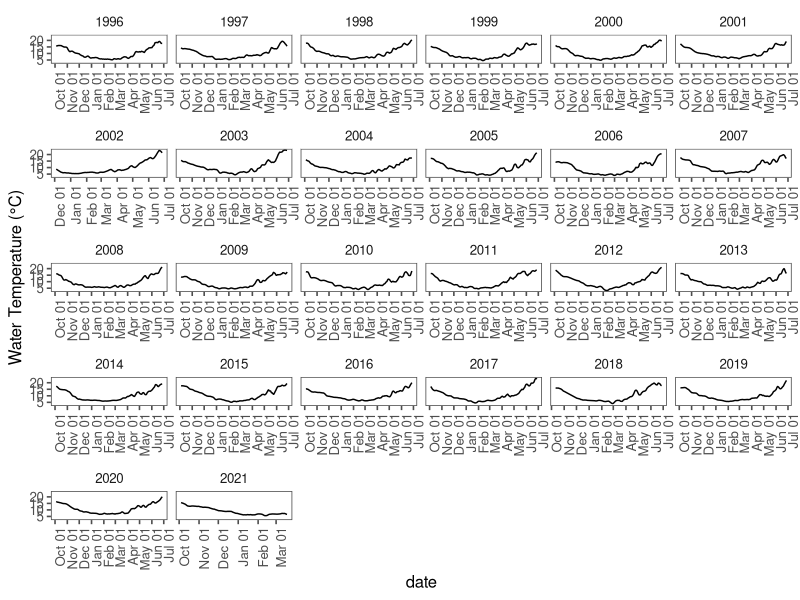

This figure's R source: (Note: this script raises an error after producing the figure.)
#### CLEAR THE ENVIRONMENT FIRST ---------------------------------------------

rm(list = ls(all.names = TRUE))


#### LOAD PACKAGES -----------------------------------------------------------

library(tidyverse)
library(ggplot2)
library(data.table)
library(ggthemes)
library(readxl)
library(gridExtra)
library(grid)
library(cowplot)


#### LOAD TEMPERATURE DATA -----------------------------------------------------------------------

temp.all <- read_excel("data/lake-geneva/lake-geneva-temperature.xlsx", sheet = "temp", skip = 28) %>% 
  mutate(yday = yday(date)) %>% 
  filter(year >= 1996)

## Calculate a 5-day center moving average to smooth temperature curve
## Smoothing prevents issues below trying to find the start and stop from large daily temp deviations
temp.all.ma <- temp.all %>% group_by(year) %>% 
  mutate(temp.ma_c = frollmean(temp_c, n = 7, align = "center")) %>% 
  filter(!is.na(temp.ma_c))

## 
ggplot(temp.all.ma, aes(x = date, y = temp.ma_c)) + 
  geom_line() + theme_few() + 
  ylab('Water Temperature (°C)') + 
  scale_x_datetime(date_breaks = "1 month", date_labels =  "%b %d") + 
  theme(axis.text.x = element_text(angle = 90, hjust = 1))  + 
  facet_wrap(~year, scales = "free_x")


#### CALCULATE MEAN SPAWNING DATE ----------------------------------------------------------------

model.locations <- read_excel("data/model-population-parameters.xlsx", sheet = "bio-parameters", skip = 34) %>% 
  filter(lake == "Lake Geneva")


#### CALCULATE MEAN SPAWNING DATE ----------------------------------------------------------------

## Calculate the start date of spawning period
spawn.start.date <- temp.all.ma %>% 
  group_by(year) %>% 
  filter(temp.ma_c <= model.locations$start.spawn.temp_c) %>% 
  arrange(date) %>% 
  slice(1) %>% select(year, spawn.start.date = date)

## Calculate the end date of spawning period
spawn.end.date <- temp.all.ma %>% 
  group_by(year) %>% 
  filter(temp.ma_c <= model.locations$end.spawn.temp_c) %>% 
  arrange(date) %>% 
  slice(1) %>% 
  select(year, spawn.end.date = date) %>% 
  ## subtract one day to correct for temp less than (spawning ends day of temp threshold)
  mutate(spawn.end.date = as.Date(spawn.end.date)-1)

## Combine start and end dates; Filter to each day in spawning period
spawn.period.temp <- temp.all.ma %>% 
  left_join(spawn.start.date) %>% 
  left_join(spawn.end.date) %>% 
  mutate(spawn.length_days = as.Date(spawn.end.date) - as.Date(spawn.start.date),
         spawn.end.date = as.Date(ifelse(spawn.length_days > 30, as.Date(spawn.start.date)+30, spawn.end.date), origin = "1970-01-01"),
         spawn.length_days = as.Date(spawn.end.date) - as.Date(spawn.start.date)) %>%
  group_by(year) %>% 
  filter(date >= spawn.start.date, date <= spawn.end.date)

spawn.date <- spawn.period.temp %>% 
  group_by(year) %>% 
  summarize(mu.spawn.date = mean(date)) %>% 
  ungroup() %>% 
  select(year, spawn.date = mu.spawn.date)

#### CALCULATE MEAN HATCHING DATE ----------------------------------------------------------------

hatch <- read_excel("data/lake-geneva/lake-geneva-hatching.xlsx", sheet = "lake-geneva-hatching", skip = 27) %>%
  group_by(year) %>% 
  summarize(mu.hatch.date = as.Date(weighted.mean(date, abundance), format = "%Y-%m-%d")) %>% 
  mutate(mu.hatch.yday = yday(mu.hatch.date)) %>% 
  ungroup()

hatch.temp <- temp.all.ma %>% left_join(hatch) %>%
  group_by(year) %>% 
  filter(date == mu.hatch.date) %>% 
  ungroup() %>% 
  summarize(mean_temp = mean(temp_c)) %>% pull(mean_temp)

## Find date of lowest temp for each year
temp_low <- temp.all.ma %>% 
  group_by(year) %>% 
  filter(temp.ma_c == min(temp.ma_c)) %>% 
  select(year, temp.low.yday = yday)

hatch.date <- temp.all.ma %>% 
  left_join(temp_low) %>% 
  group_by(year) %>% 
  filter(yday >= temp.low.yday, yday < 150) %>% 
  filter(temp.ma_c >= hatch.temp) %>% 
  arrange(date) %>% 
  slice(1) %>% 
  select(year, hatch.date = date)


## Filter temp profiles by start and end dates, calculate daily degree-days

temp.inc <- temp.all.ma %>% left_join(spawn.date) %>% left_join(hatch.date) %>% group_by(year) %>% filter(date >= spawn.date, date <= hatch.date) %>% 
  arrange(year)

## Find DOY and ADD at hatch
temp.ep.hatch <- temp.inc %>% group_by(year) %>% 
  mutate(ADD = cumsum(temp.ma_c)) %>% 
  filter(ADD == max(ADD)) %>% 
  select(date, year, temp.ma_c, yday, ADD)

## Filter temp profiles by start and end dates, calculate daily degree-days

temp.inc.models <- temp.all.ma %>% left_join(spawn.date) %>% group_by(year) %>% filter(date >= spawn.date) %>% 
  arrange(year)


#### EUROPEAN WHITEFISH MODELS -------------------------------------------------------------------

## Polynomial: y = a + bx + cx^2
## Semilog: log10(y) = log10(a) + log10(b)x + log10(c)x^2
## Antilog: 10^(log(y))

## Eckmann 1987 (uses natural log)
model.EC <- read_excel("data/model-structural-parameters.xlsx", sheet = "coefficients", skip = 32) %>% 
  filter(lake == "Lake Constance", species == "lavaretus macrophthalmus")

## Take antilog from daily semilog output, accumulate across days
model.EC.perc <- temp.inc.models %>% 
  group_by(year) %>% 
  mutate(perc.day = (10^(model.EC$a + model.EC$b * temp.ma_c + model.EC$c * temp.ma_c^2))*100,
         perc.cum = cumsum(perc.day)) %>% 
  filter(perc.cum <= 100) %>%
  mutate(ADD = cumsum(temp.ma_c))

model.EC.perc.max <- model.EC.perc %>% group_by(year) %>% 
  filter(perc.cum == max(perc.cum)) %>% 
  select(date, year, temp.ma_c, ADD) %>% 
  mutate(model = "EC")


## Stewart et al. 2021
model.geneva <- read_excel("data/model-structural-parameters.xlsx", sheet = "coefficients", skip = 32) %>% 
  filter(lake == "Lake Geneva")

## Take antilog from daily semilog output, accumulate across days
model.geneva.perc <- temp.inc.models %>%
  group_by(year) %>% 
  mutate(perc.day = (10^(model.geneva$a + model.geneva$b * temp.ma_c))*100,
         perc.cum = cumsum(perc.day)) %>% 
  filter(perc.cum <= 100) %>%
  mutate(ADD = cumsum(temp.ma_c))

model.geneva.perc.max <- model.geneva.perc %>% group_by(year) %>% 
  filter(perc.cum == max(perc.cum)) %>% 
  select(date, year, temp.ma_c, ADD) %>% 
  mutate(model = "GN")


#### COMBINE ALL MODEL HATCHING ESTIMATES --------------------------------------------------------

model.hatching.all <- temp.ep.hatch %>% 
  mutate(model = "EP") %>% 
  bind_rows(., model.geneva.perc.max, model.EC.perc.max) %>% 
  mutate(model = factor(model, ordered = TRUE, levels = c("EP", "GN", "EC")),
         yday = yday(date))

model.hatching.all.add.comp <- model.hatching.all %>% 
  group_by(model) %>% 
  summarize(mean.ADD = mean(ADD)) %>% 
  select(model, mean.ADD) %>% 
  pivot_wider(names_from = model, values_from = mean.ADD) %>% 
  mutate(dif.GN = EP-GN,
         diff.EC = EP-EC)

model.hatching.all.yday.comp <- model.hatching.all %>% 
  group_by(model) %>% 
  summarize(mean.yday = mean(yday)) %>% 
  select(model, mean.yday) %>% 
  pivot_wider(names_from = model, values_from = mean.yday) %>% 
  mutate(dif.GN = EP-GN,
         diff.EC = EP-EC)


#### VISUALIZATIONS ------------------------------------------------------------------------------

ggplot(temp.all.ma, aes(x = date, y = temp.ma_c)) + 
  geom_line(size = 0.8) +
  geom_vline(data = data.frame(year = unique(temp.all.ma$year), 
                               date = temp.inc %>% group_by(year) %>% slice(1) %>% pull(date)),
             aes(xintercept = date), color = "gray25", linetype = "dashed", show.legend = FALSE) +
  geom_point(data = model.hatching.all, aes(x = as.POSIXct(date), y = temp.ma_c, fill = model, shape = model), size = 3) +
  scale_shape_manual("", values = c(21, 22, 23),
                     labels = c("Empirical Hatching  ", "Unpublished Thonon Data  ", "Eckmann, 1987")) +
  scale_fill_manual("", values = c("lightsalmon", "cornflowerblue", "forestgreen"),
                    labels = c("Empirical Hatching  ", "Unpublished Thonon Data  ", "Eckmann, 1987")) +
  scale_x_datetime(date_breaks = "1 month", date_labels =  "%b %d") + 
  labs(y = "Water Temperature (°C)") + 
  theme_few() + 
  theme(axis.text.x = element_text(angle = 45, hjust = 1),
        axis.text = element_text(size = 12),
        axis.title.y = element_text(size = 15),
        axis.title.x = element_blank(),
        legend.position = "top", 
        legend.text = element_text(size = 15),
        strip.text = element_text(size = 12),
        panel.spacing = unit(1, "lines")) + 
  facet_wrap(~year, scales = "free_x")

ggsave("figures/lake-geneva/lake-geneva-model-comparison-temp.png", height = 5.5, width = 9.5, dpi = 300)


plot.add <- ggplot(model.hatching.all, aes(x = factor(year), y = ADD, group = model)) +
  geom_point(aes(fill = model, shape = model), size = 3) + 
  scale_shape_manual("", values = c(21, 22, 23),
                     labels = c("Empirical Hatching  ", "Unpublished Thonon Data  ", "Eckmann, 1987")) +
  scale_fill_manual("", values = c("lightsalmon", "cornflowerblue", "forestgreen"),
                    labels = c("Empirical Hatching  ", "Unpublished Thonon Data  ", "Eckmann, 1987")) +
  labs(y = "Degree-days") +
  theme_few() + 
  theme(axis.text.x = element_text(angle = 45, hjust = 1),
        axis.text = element_text(size = 12),
        axis.title.y = element_text(size = 15),
        axis.title.x = element_blank(),
        legend.position = "top", 
        legend.text = element_text(size = 15),
        strip.text = element_text(size = 12),
        panel.spacing = unit(1, "lines"))

plot.date <- ggplot(model.hatching.all, aes(x = factor(year), y = yday, group = model)) +
  geom_point(aes(fill = model, shape = model), size = 3) + 
  scale_shape_manual("", values = c(21, 22, 23),
                     labels = c("Empirical Hatching  ", "Unpublished Thonon Data  ", "Eckmann, 1987")) +
  scale_fill_manual("", values = c("lightsalmon", "cornflowerblue", "forestgreen"),
                    labels = c("Empirical Hatching  ", "Unpublished Thonon Data  ", "Eckmann, 1987")) +
  labs(y = "Julian Date") +
  theme_few() + 
  theme(axis.text.x = element_text(angle = 45, hjust = 1),
        axis.text = element_text(size = 12),
        axis.title.y = element_text(size = 15),
        axis.title.x = element_blank(),
        legend.position = "top", 
        legend.text = element_text(size = 15),
        strip.text = element_text(size = 12),
        panel.spacing = unit(1, "lines"))

## Combine all figures
plot.all <- grid.arrange(
  arrangeGrob(get_legend(plot.add),
              nrow = 1,
              ncol = 1),
  arrangeGrob(
    arrangeGrob(plot.add + theme(legend.position = "none", axis.title.x = element_blank()),
                nrow = 1),
    arrangeGrob(plot.date + theme(legend.position = "none", axis.title.x = element_blank()), 
                nrow = 1),
    ncol = 2,
    widths = c(1, 1)
  ),
  heights = c(0.05, 1.0)
)

ggsave("figures/lake-geneva/lake-geneva-model-comparison-point.png", plot = plot.all, width = 8, height = 5, dpi = 300)

